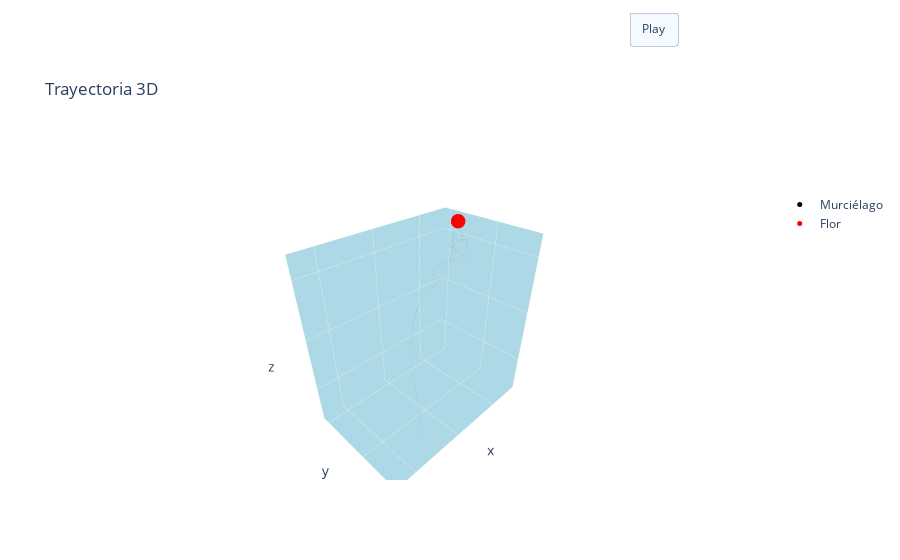

The notebook cell this image was saved under:
### Code cell
data_bef, data_fee, data_aft = read_data('data/output_points_1_whiskers.xlsx')

flower_bef, flower_fee, flower_aft, bat_bef, bat_fee, bat_aft = split_data(data_bef, data_fee, data_aft)

animate_flower_bat(bat_bef, bat_fee, bat_aft, flower_bef, flower_fee, flower_aft)

### Figure 1 — Plotly figure (JSON) as saved in the notebook; plotly's stock layout.template omitted (floating-point values rounded to 4 significant figures)
{"data": [{"type": "scatter3d"}, {"type": "scatter3d"}, {"type": "scatter3d"}, {"type": "scatter3d"}, {"type": "scatter3d"}, {"type": "scatter3d"}, {"type": "scatter3d"}, {"type": "scatter3d"}, {"type": "scatter3d"}, {"marker": {"color": "black", "size": 5}, "mode": "markers", "name": "Murciélago", "showlegend": true, "type": "scatter3d", "x": [416], "y": [187], "z": [null]}, {"marker": {"color": "red", "size": 5}, "mode": "markers", "name": "Flor", "showlegend": true, "type": "scatter3d", "x": [273], "y": [113], "z": [362]}, {"line": {"width": 0.1}, "marker": {"color": "brown", "size": 0}, "mode": "lines", "name": "Trayectoria", "showlegend": false, "type": "scatter3d", "x": [273, 274, 275, 273, 272, 274, 273, 272, 274, 273, 272, 273, 273, 275, 275, 273, 274, 275, 277, 276, 275, 276, 278, 279, 278, 276, 276, 282, 286, 291, 288, 278, 416, 375, 352, 323, 304, 292, 286, 290, 293, 286, 276, 281, 278, 275, 275, 273, 274, 275, 277, 276, 275, 276, 278, 279, 278, 276, 276, 282, 286, 291, 288, 308], "y": [113, 111, 112, 113, 112, 114, 113, 113, 113, 110, 113, 114, 117, 113, 114, 115, 126, 126, 127, 125, 125, 124, 124, 123, 122, 124, 125, 121, 120, 126, 121, 113, 187, 172, 134, 107, 96, 98, 100, 103, 103, 108, 127, 119, 108, 113, 114, 115, 126, 126, 127, 125, 125, 124, 124, 123, 122, 124, 125, 121, 120, 126, 121, 134], "z": [362, 363, 363, 361, 363, 361, 362, 364, 363, 364, 362, 361, 359, 360, 359, 355, 345, 341, 342, 346, 347, 348, 350, 350, 348, 348, 346, 349, 352, 347, 344, 355, null, 219, 270, 278, 286, 294, 302, 310, 318, 326, 334, 340, 341, 360, 359, 355, 345, 341, 342, 346, 347, 348, 350, 350, 348, 348, 346, 349, 352, 347, 344, 332]}], "layout": {"scene": {"xaxis": {"backgroundcolor": "lightblue", "dtick": 50, "gridwidth": 0.5, "showticklabels": false, "title": {"text": "x"}}, "yaxis": {"backgroundcolor": "lightblue", "dtick": 50, "gridwidth": 0.5, "showticklabels": false, "title": {"text": "y"}}, "zaxis": {"backgroundcolor": "lightblue", "dtick": 50, "gridwidth": 0.5, "showticklabels": false, "title": {"text": "z"}}}, "title": {"text": "Trayectoria 3D"}, "updatemenus": [{"buttons": [{"args": [null, {"frame": {"duration": 200, "redraw": true}}], "label": "Play", "method": "animate"}], "type": "buttons", "x": 0.8, "xanchor": "left", "y": 1.5, "yanchor": "bottom"}]}}
